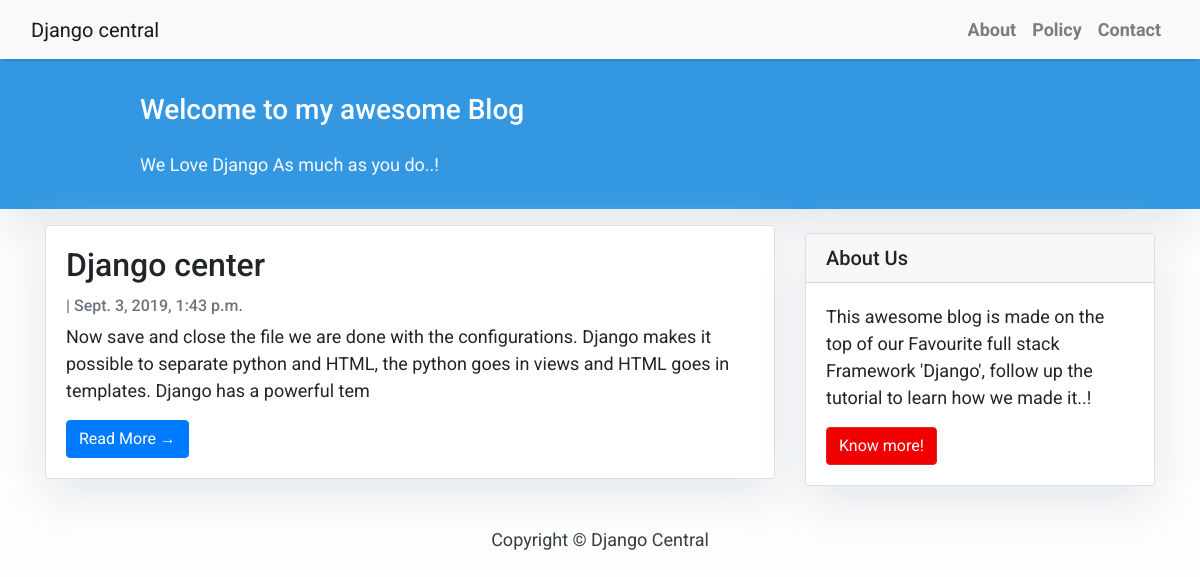
The page / on the database its author committed.
### blog/models.py (models this page shows, shortened)
class Post(models.Model):
    title = models.CharField(max_length=200, unique=True)
    slug = models.SlugField(max_length=200, unique=True)
    author = models.ForeignKey(User, on_delete= models.CASCADE,related_name='blog_posts')
    updated_on = models.DateTimeField(auto_now= True)
    content = models.TextField()
    created_on = models.DateTimeField(auto_now_add=True)
    status = models.IntegerField(choices=STATUS, default=0)
    class Meta:
        ordering = ['-created_on']

### blog/views.py (the view)
# urls.py: path('', views.PostList.as_view(), name='home'),
class PostList(generic.ListView):
    queryset = Post.objects.filter(status=1).order_by('-created_on')
    template_name = 'index.html'

### templates/index.html (shortened to what this page needs)
{% extends "base.html" %}
{% block content %}
<header class="masthead">
    <div class="container">
        <div class="row">
            <div class=" col-md-8 col-md-10 mx-auto">
                <div class="site-heading">
                    <h3 class=" site-heading my-4 mt-3 text-white"> Welcome to my awesome Blog </h3>
                    <p class="text-light">We Love Django As much as you do..! &nbsp
                    </p>
                </div>
            </div>
        </div>
    </div>
</header>
<div class="container">
    <div class="row">
        <div class="col-md-8 mt-3 left">
            {% for post in post_list %}
            <div class="card mb-4">
                <div class="card-body">
                    <h2 class="card-title">{{ post.title }}</h2>
                    <p class="card-text text-muted h6">{{ post.Author }} | {{ post.created_on}} </p>
                    <p class="card-text">{{post.content|slice:":200" }}</p>
                    <a href="{% url 'post_detail' post.slug  %}" class="btn btn-primary">Read More &rarr;</a>
                </div>
            </div>
            {% endfor %}
        </div>
        {% block sidebar %} {% include 'sidebar.html' %} {% endblock sidebar %}
    </div>
</div>
{%endblock%}

### templates/base.html (style rules this page uses)
body { font-family: "Roboto", sans-serif; font-size: 17px; background-color: #fdfdfd; }
.masthead { background: #3398E1; height: auto; padding-bottom: 15px; box-shadow: 0 16px 48px #E3E7EB; padding-top: 10px; }

### templates/index.html (style rules this page uses)
body { font-family: "Roboto", sans-serif; font-size: 18px; background-color: #fdfdfd; }
.card { box-shadow: 0 16px 48px #E3E7EB; }

### templates/sidebar.html (style rules this page uses)
.card { box-shadow: 0 16px 48px #E3E7EB; }

### rows shown on the page
Post: title "Django center", created_on "Sept. 3, 2019, 1:43 p.m.", content "Now save and close the file we are done with the configurations. Django makes it possible to separate python and HTML, the python goes in views and HTML goes in templates. Django has a powerful tem"
